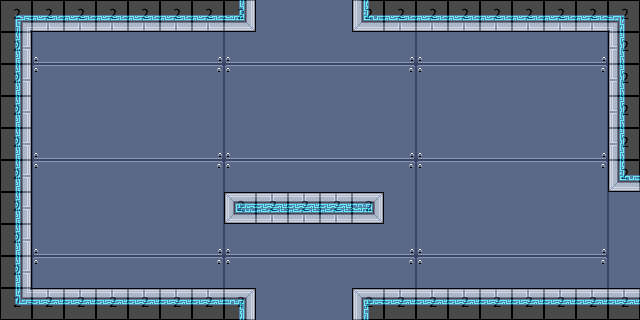

Below is a game level as drawn by its tile map, then a one-line description and the .tmx file that defines it, in full:
An orthogonal 20x10 tile map with 32x32 px tiles, 3 tile layers (bg, mg, collision), 2 tilesets and 6 objects (Life Support Column_T Junction, Life Support Column, Life Support - Maintenance_T Junction, Life Support - Maintenance, Life Support - Maintenance Tunnel, ...).

<map version="2017.05.26" orientation="orthogonal" renderorder="right-down" width="20" height="10" tilewidth="32" tileheight="32" nextobjectid="36">
 <tileset firstgid="1" name="32blocks" tilewidth="32" tileheight="32" tilecount="10" columns="10">
  <image source="32blocks.png" width="320" height="32" />
 </tileset>
 <tileset firstgid="11" name="shipTileset" tilewidth="32" tileheight="32" tilecount="133" columns="19">
  <image source="shipTileset.png" width="608" height="224" />
 </tileset>
 <layer name="bg" width="20" height="10">
  <data encoding="csv">
23,40,41,41,41,41,42,40,41,41,41,41,42,40,41,41,41,41,42,21,
23,59,60,60,60,60,61,59,60,60,60,60,61,59,60,60,60,60,61,40,
23,21,22,22,22,22,23,21,22,22,22,22,23,21,22,22,22,22,23,40,
23,40,41,41,41,41,42,40,41,41,41,41,42,40,41,41,41,41,42,40,
23,59,60,60,60,60,61,59,60,60,60,60,61,59,60,60,60,60,61,21,
23,21,22,22,22,22,23,21,22,22,22,22,23,21,22,22,22,22,23,40,
23,40,41,41,41,41,42,40,41,41,41,41,42,40,41,41,41,41,42,40,
23,59,60,60,60,60,61,59,60,60,60,60,61,59,60,60,60,60,61,40,
42,21,22,22,22,22,23,21,22,22,22,22,23,21,22,22,22,22,23,40,
42,40,41,41,41,41,42,40,41,41,41,41,42,40,41,41,41,41,42,40
</data>
 </layer>
 <layer name="mg" width="20" height="10">
  <data encoding="csv">
94,51,51,51,51,51,51,52,0,0,0,50,51,51,51,51,51,51,51,95,
33,0,0,0,0,0,0,0,0,0,0,0,0,0,0,0,0,0,0,31,
33,0,0,0,0,0,0,0,0,0,0,0,0,0,0,0,0,0,0,31,
33,0,0,0,0,0,0,0,0,0,0,0,0,0,0,0,0,0,0,31,
33,0,0,0,0,0,0,0,0,0,0,0,0,0,0,0,0,0,0,31,
33,0,0,0,0,0,0,0,0,0,0,0,0,0,0,0,0,0,0,50,
33,0,0,0,0,0,0,87,70,70,70,89,0,0,0,0,0,0,0,0,
33,0,0,0,0,0,0,0,0,0,0,0,0,0,0,0,0,0,0,0,
33,0,0,0,0,0,0,0,0,0,0,0,0,0,0,0,0,0,0,0,
113,13,13,13,13,13,13,14,0,0,0,12,13,13,13,13,13,13,13,13
</data>
 </layer>
 <layer name="collision" width="20" height="10" opacity="0.29">
  <data encoding="csv">
2,2,2,2,2,2,2,2,0,0,0,2,2,2,2,2,2,2,2,2,
2,0,0,0,0,0,0,0,0,0,0,0,0,0,0,0,0,0,0,2,
2,0,0,0,0,0,0,0,0,0,0,0,0,0,0,0,0,0,0,2,
2,0,0,0,0,0,0,0,0,0,0,0,0,0,0,0,0,0,0,2,
2,0,0,0,0,0,0,0,0,0,0,0,0,0,0,0,0,0,0,2,
2,0,0,0,0,0,0,0,0,0,0,0,0,0,0,0,0,0,0,2,
2,0,0,0,0,0,0,2,2,2,2,2,0,0,0,0,0,0,0,0,
2,0,0,0,0,0,0,0,0,0,0,0,0,0,0,0,0,0,0,0,
2,0,0,0,0,0,0,0,0,0,0,0,0,0,0,0,0,0,0,0,
2,2,2,2,2,2,2,2,0,0,0,2,2,2,2,2,2,2,2,2
</data>
 </layer>
 <objectgroup name="Object Layer 1">
  <object id="24" name="travel" type="Life Support Column_T Junction" x="622.833" y="194.833" width="9.33333" height="90" />
  <object id="30" name="d" type="Life Support Column" x="587.5" y="268.5" width="9.5" height="12.5" />
  <object id="32" name="travel" type="Life Support - Maintenance_T Junction" x="261" y="295" width="86" height="17" />
  <object id="33" name="d" type="Life Support - Maintenance" x="364.25" y="267.75" width="9.5" height="12.5" />
  <object id="34" name="d" type="Life Support - Maintenance Tunnel" x="297" y="42" width="13" height="14" />
  <object id="35" name="travel" type="Life Support - Maintenance Tunnel_T Junction" x="262" y="5" width="83" height="16" />
 </objectgroup>
</map>
